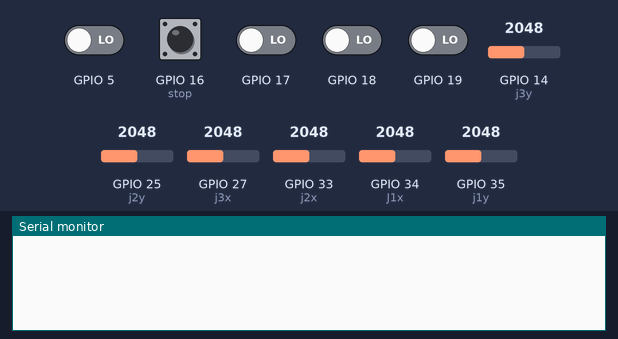
The sketch below on a simulated ESP32. Shown: the last lines printed to the serial monitor. The test bench sets the inputs (shaded band); at power-on: GPIO 5, GPIO 16 (stop), GPIO 17–19 LOW, GPIO 14 (j3y) = 2048, GPIO 27 (j3x) = 2048, GPIO 25 (j2y) = 2048, GPIO 33 (j2x) = 2048, GPIO 34 (J1x) = 2048, GPIO 35 (j1y) = 2048.

Above: at 1.2 s.
1.3 s: GPIO 14 (j3y) set to 733
2.8 s: GPIO 14 (j3y) set to 638
At 2.97 s:
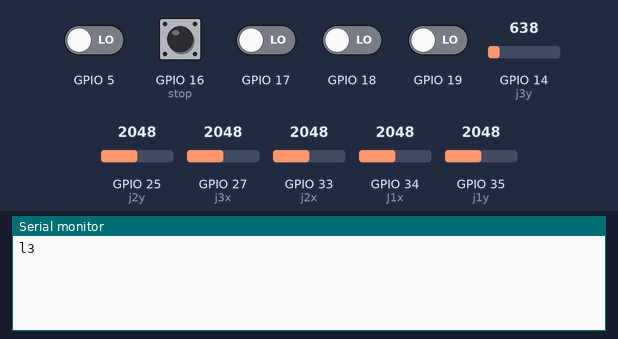
4.7 s: GPIO 27 (j3x) set to 737
At 4.77 s:
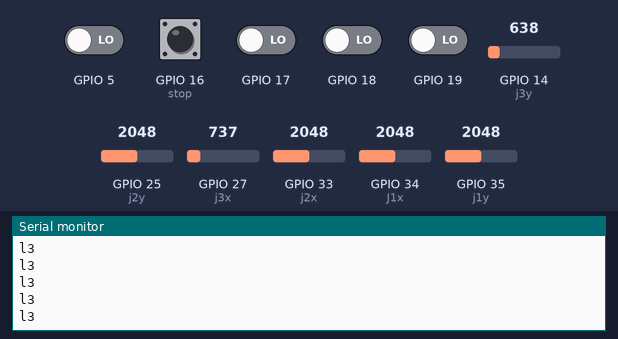
6.2 s: GPIO 27 (j3x) set to 638
At 6.38 s:
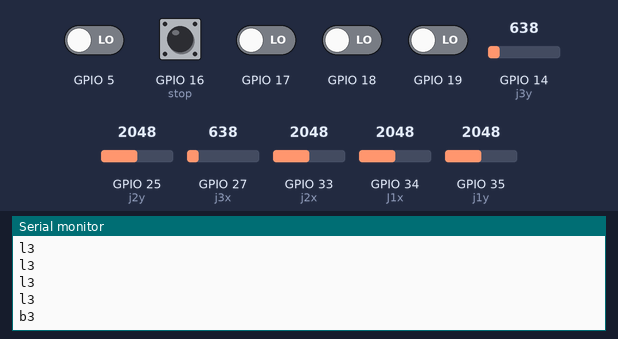

The sketch:

codeeeeeeee_1out.ino
```cpp
#include <SoftwareSerial.h>

SoftwareSerial HC12(22,23); //RX,TX

void setup() {
  pinMode(34,INPUT); //J1x
  pinMode(35,INPUT); //j1y
  pinMode(32,INPUT); //butt1
  pinMode(33,INPUT); //j2x
  pinMode(25,INPUT); //j2y
  pinMode(27,INPUT); //j3x
  pinMode(14,INPUT); //j3y
  pinMode(13,INPUT); //butt2
  pinMode(19,INPUT); //w
  pinMode(18,INPUT); //a
  pinMode(5,INPUT);  //s
  pinMode(17,INPUT); //d
  pinMode(16,INPUT); //stop
  pinMode(4,INPUT);  //butt3
  pinMode(15,INPUT); //butt4

  Serial.begin(9600);
  HC12.begin(9600);
}

void loop() {
String message;
String m1, m2, m3, m4;

int j1x = analogRead(34);
int j1y = analogRead(35);
int j2x = analogRead(33);
int j2y = analogRead(25);
int j3x = analogRead(27);
int j3y = analogRead(14);

//Joystick1
if (j1x<700) {
m1 = "b1";
}
else if (j1x>3500) {
m1 = "f1";
}
else if (j1y<700) {
m1 = "l1";
}
else if (j1y>3500) {
m1 = "r1";
}
else {
m1 = "";
}

//Joystick2
if (j2x<700) {
m2 = "b2";
}
else if (j2x>3500) {
m2 = "f2";
}
else if (j2y<700) {
m2 = "l2";
}
else if (j2y>3500) {
m2 = "r2";
}
else {
m2 = "";
}

//Joystick3
if (j3x<700) {
m3 = "b3";
}
else if (j3x>3500) {
m3 = "f3";
}
else if (j3y<700) {
m3 = "l3";
}
else if (j3y>3500) {
m3 = "r3";
}
else {
m3 = "";
}


if (digitalRead(19)) {
  m4 = "wb";
}
else if (digitalRead(18)) {
  m4 = "ab";
}
else if (digitalRead(5)) {
  m4 = "sb";
}
else if (digitalRead(17)) {
  m4 = "db";
}
else if (digitalRead(16)) {
  m4 = "Xb";
}
// else if (digitalRead(4)) {
//   m4 = "1b";
// }
// else if (digitalRead(15)) {
//   m4 = "2b";
// }
// else if (digitalRead(13)) {
//   m4 = "3b";
// }
// else if (digitalRead(21)) {
//   m4 = "4b";
// }

message = m1+m2+m3+m4;

if (message.length() == 2) {
  Serial.println(message);
  HC12.println(message);
}

delay(200);

}
```

Measured:
- the behaviour switches between 700 and 699 on GPIO 14 (j3y) (found by bisection; images 0 and 1)
- the behaviour switches between 700 and 699 on GPIO 27 (j3x) (found by bisection; images 2 and 3)
- after the input at 2.8 s, the serial monitor: prints a new line at once (image 1)
- after the input at 6.2 s, the serial monitor: prints a new line at once (image 3)
